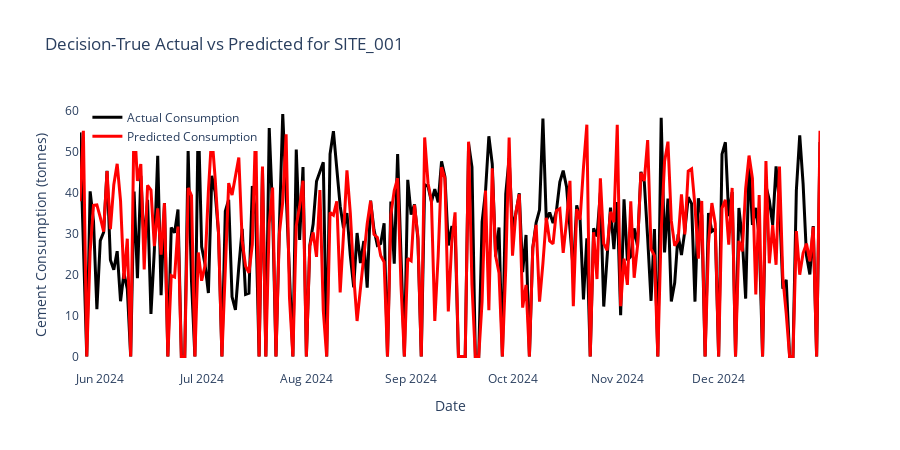

This figure's notebook cell:
### Markdown cell above
***Visualising the Decision-Tree forecast model using Plotly***

### Code cell
#plotting the decision tree actual Vs predict consumption

import plotly.graph_objects as go

fig = go.Figure()

fig.add_trace(go.Scatter(
    x=Y_test.index,
    y=Y_test,
    mode='lines',
    name='Actual Consumption',
    line=dict(color='black', width=3)
))

fig.add_trace(go.Scatter(
    x=Y_test.index,
    y=dt_forecast,
    mode='lines',
    name='Predicted Consumption',
    line=dict(color='red', width=3)
))

# Layout formatting
fig.update_layout(
    title='Decision-True Actual vs Predicted for SITE_001',
    xaxis_title='Date',
    yaxis_title='Cement Consumption (tonnes)',
    width=900,
    height=450,
    plot_bgcolor='white',
    legend=dict(x=0.01, y=0.99)
)

fig.show()

### Figure 1 — Plotly figure (JSON) as saved in the notebook; plotly's stock layout.template omitted (floating-point values rounded to 4 significant figures; data arrays with more than 128 entries replaced by an {"elided": "..."} marker saying what was removed)
{"data": [{"line": {"color": "black", "width": 3}, "mode": "lines", "name": "Actual Consumption", "type": "scatter", "x": {"elided": "220 str values"}, "y": {"elided": "220 float values"}}, {"line": {"color": "red", "width": 3}, "mode": "lines", "name": "Predicted Consumption", "type": "scatter", "x": {"elided": "220 str values"}, "y": {"elided": "220 float values"}}], "layout": {"height": 450, "legend": {"x": 0.01, "y": 0.99}, "plot_bgcolor": "white", "title": {"text": "Decision-True Actual vs Predicted for SITE_001"}, "width": 900, "xaxis": {"autorange": true, "range": ["2024-05-26", "2024-12-31"], "title": {"text": "Date"}, "type": "date"}, "yaxis": {"autorange": true, "range": [-3.294, 62.58], "title": {"text": "Cement Consumption (tonnes)"}, "type": "linear"}}}
